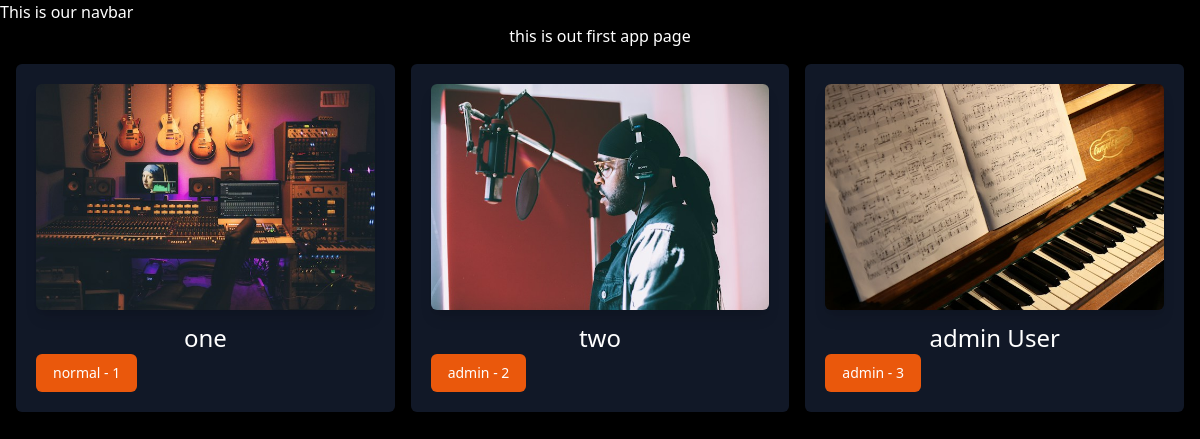
/firstapp/, run on an earlier commit of the app's database.
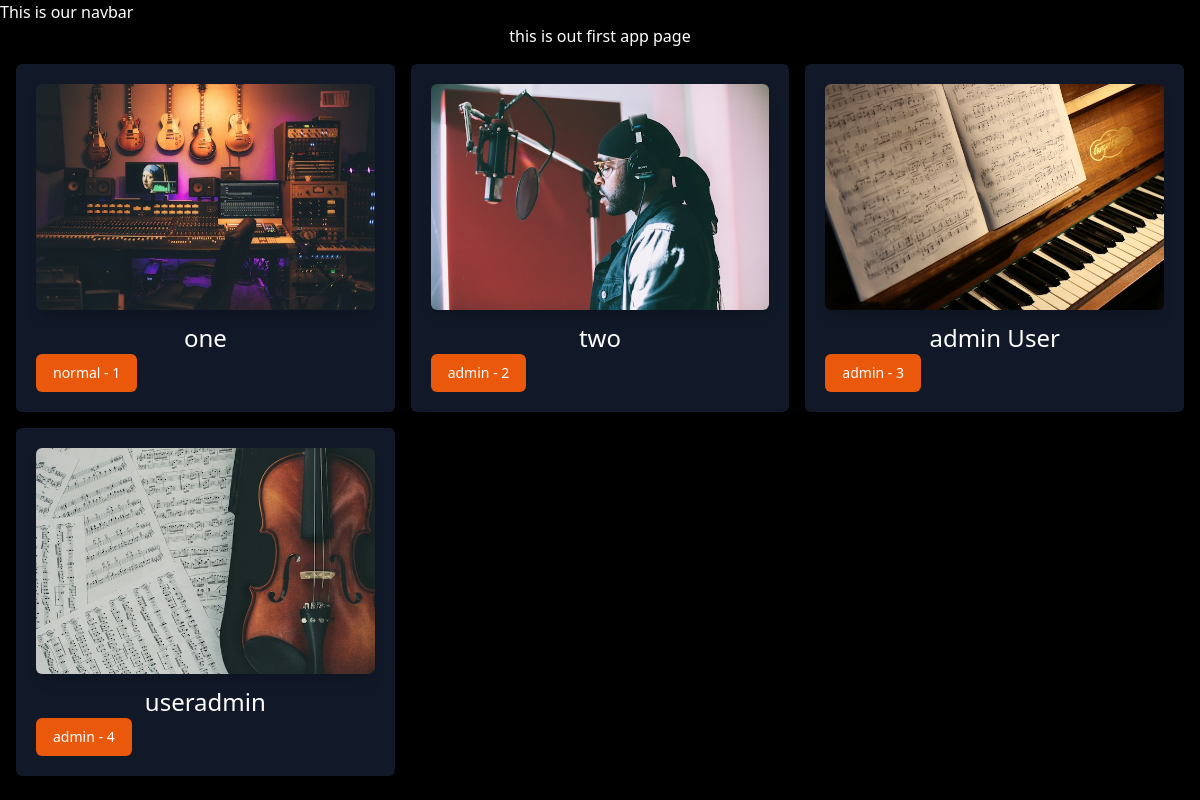
And on a later commit of the database.
### firstapp/models.py (models this page shows, shortened)
class User(models.Model):
    USER_TYPE = [
        ('normal', "normaluser"),
        ('admin', "useradmin")
    ]
    name = models.CharField(max_length=100)
    image = models.ImageField(upload_to='images/')
    email = models.EmailField(max_length=120, blank=False, null=False, default='')
    description = models.TextField(max_length=500, blank=True,null=True)
    date_added = models.DateTimeField(default=timezone.now)
    type = models.CharField(max_length=8, choices=USER_TYPE)

### firstapp/views.py (the view)
# urls.py: path('firstapp/', include('firstapp.urls')),
def firstapp(request):
    users = User.objects.all()
    return render(request, 'firstapp/first.html', {'users': users})

### firstapp/templates/firstapp/first.html
{% extends 'layout.html' %} {% block title %}first app{% endblock %}
{% block content %}
<h1>this is out first app page</h1>
<div class="grid grid-cols-3 gap-4 m-4">
  {% for users in users %}
  <div class="bg-gray-900 p-5 rounded-md">
    <img class="rounded-md shadow-lg" src="{{users.image.url}}" alt="" />
    <h1 class="text-2xl mt-3">{{users.name}}</h1>
    <a href="{% url 'user-details' users.id %}">
      <button
        type="button"
        class="inline-flex items-center justify-center px-4 py-2 border border-transparent text-sm font-medium rounded-md text-white bg-orange-600 hovre:bg-orange-700 focus:outline-none focus:ring-2 focus:ring-offset-2"
      >
        {{users.type}} - {{users.id}}
      </button>
    </a>
  </div>
  {% endfor %}
</div>
{% endblock %}

What changed in the data, as far as the page shows it:
added User: image (picture), name "useradmin", type "admin", id "4"
